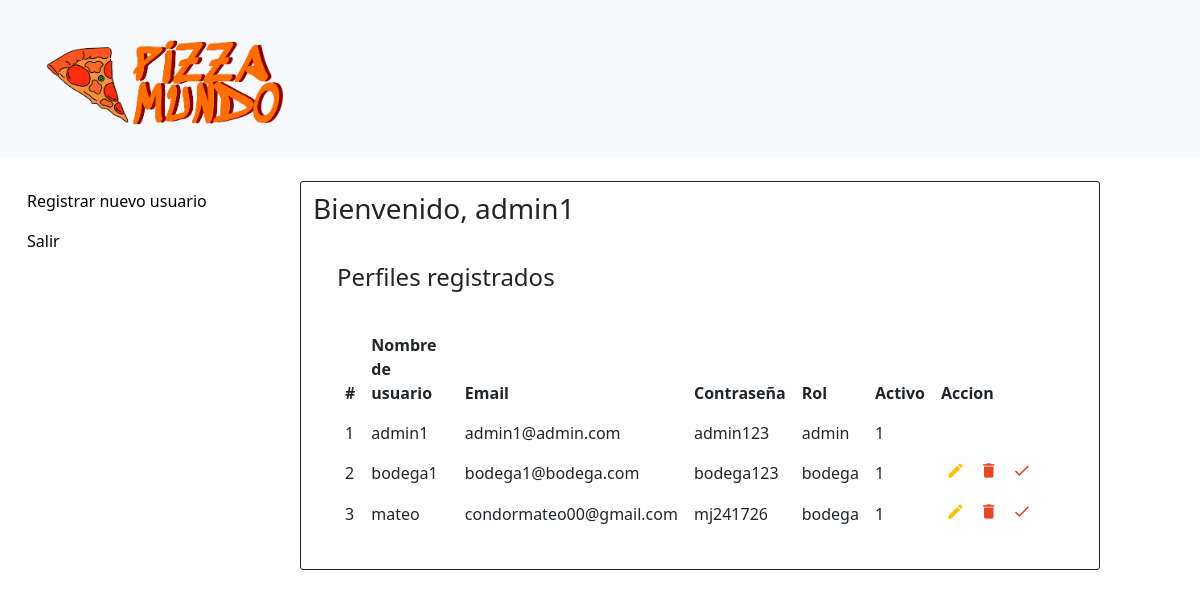
Page /html/Administrador/index.php (signed in) on the committed database.
### tables this page shows
CREATE TABLE `mainlogin` (
  `id` int(10) NOT NULL,
  `username` varchar(15) NOT NULL,
  `email` varchar(40) NOT NULL,
  `password` varchar(20) NOT NULL,
  `role` varchar(10) NOT NULL,
  `Active` int(2) NOT NULL DEFAULT '1'
);

### html/Administrador/index.php (the view, shortened to what this page needs)
<?php
include('../dbconnection.php');
?>
<!doctype html>
<html>
<head>
    <link rel="stylesheet" href="https://stackpath.bootstrapcdn.com/bootstrap/4.5.0/css/bootstrap.min.css">
    <link rel="stylesheet" href="https://maxcdn.bootstrapcdn.com/font-awesome/4.7.0/css/font-awesome.min.css">
    <link rel="stylesheet" href="../../css/estiloIndex.css">
    <link href="../../css/estilo_inicio_administrador.css" rel="stylesheet" type="text/css">
    <link href="https://cdn.jsdelivr.net/npm/bootstrap@5.3.0/dist/css/bootstrap.min.css" rel="stylesheet"
>
</head>
<body>
    <header>
        <nav class="navbar bg-body-tertiary mb-4">
            <div class="container-fluid">
                <a class="navbar-brand" href="inicio_administrador.html">
                    <img src="../../img/logo-icon-both.png" alt="Logo" width="300px" height="130px"
                        class="d-inline-block align-text-top">
                </a>
            </div>
        </nav>
    </header>
    <div class="container-fluid">
        <div class="row">
            <div class="col-sm-12 col-md-12 col-lg-3 col-xl-3 ">
                <nav>
                    <ul class="nav flex-column">
                        <li class="nav-item">
                            <a href="registro.php">Registrar nuevo usuario</a>
                        </li>
                        <li class="nav-item">
                            <a href="../cerrar_sesion.php">Salir</a>
                        </li>
                    </ul>
                </nav>
            </div>
            <div class="col col-sm-12 col-md-12 col-lg-8 col-xl-8 m-0">
                <h3>Bienvenido,
                    <?php echo $_SESSION["username"]; ?>
                </h3>
                <div class="container">
                    <div class="container-xl">
                        <div class="table-title">
                            <div class="row">
                                <div class="col-sm-5 mt-4">
                                    <h2>Perfiles registrados</h2>
                                </div>
                            </div>
                        </div>
                        <table class="table my-4 table-borderless m-0">
                            <thead>
                                <tr>
                                    <th>#</th>
                                    <th>Nombre de usuario</th>
                                    <th>Email</th>
                                    <th>Contraseña</th>
                                    <th>Rol</th>
                                    <th>Activo</th>
                                    <th>Accion</th>
                                </tr>
                            </thead>
                            <tbody>
                                <?php
                                $ret = mysqli_query($con, "select * from mainlogin");
                                $row = mysqli_num_rows($ret);
                                if ($row > 0) {
                                    while ($row = mysqli_fetch_array($ret)) {
                                        ?>
                                        <tr>
                                            <td>
                                                <?php echo $row['id']; ?>
                                            </td>
                                            <td>
                                                <?php echo $row['username']; ?>
                                            </td>
                                            <td>
                                                <?php echo $row['email']; ?>
                                            </td>
                                            <td>
                                                <?php echo $row['password']; ?>
                                            </td>
                                            <td>
                                                <?php echo $row['role']; ?>
                                            </td>
                                            <td>
                                                <?php echo $row['Active']; ?>
                                            </td>
                                            <td>
                                                <?php
                                                if ($row['role'] == 'admin') {
                                                    ?>
                                                    <?php
                                                } else {
                                                    ?>
                                                    <a href="edit.php?editid=<?php echo htmlentities($row['id']); ?>" class="edit"
                                                        title="Edit" data-toggle="tooltip"><i
                                                            class="material-icons">&#xE254;</i></a>
                                                    <a href="index.php?delid=<?php echo ($row['id']); ?>" class="delete"
                                                        title="Delete" data-toggle="tooltip"
                                                        onclick="return confirm('Porfavor confirma que deseas desactivar este perfil');"><i
                                                            class="material-icons">&#xE872;</i></a>
                                                    <a href="index.php?activacionid=<?php echo ($row['id']); ?>" class="delete"
                                                        title="Activate" data-toggle="tooltip"
                                                        onclick="return confirm('Porfavor confirma que deseas activar este perfil');"><i
                                                            class="material-icons">&#xE876;</i></a>
                                                <?php
                                                }
                                                ?>
                                            </td>
                                        </tr>
                                <?php
                                    }
                                } else {
                                ?>
                                    <tr>
                                        <th style="text-align:center; color:red;" colspan="6">No Record Found</th>
                                    </tr>
                                <?php
                                }
                                ?>
                            </tbody>
                        </table>
                    </div>
                </div>
            </div>
        </div>
    </div>
</body>
</html>

### css/estiloIndex.css (style rules this page uses)
body { color: #566787; background: #f5f5f5; font-family: 'Roboto', sans-serif; }
.table-title { font-size: 15px; padding-bottom: 10px; margin: 0 0 10px; min-height: 45px; }
.table-title h2 { margin: 5px 0 0; font-size: 24px; }
table.table tr th, table.table tr td { border-color: #e9e9e9; }
table.table td:last-child { width: 130px; }
table.table td a { color: #a0a5b1; display: inline-block; margin: 0 5px; }
table.table td a.edit { color: #FFC107; }
table.table td a.delete { color: #E34724; }
table.table td i { font-size: 19px; }

### css/estilo_inicio_administrador.css (style rules this page uses)
body { font-family: 'Averia Serif Libre', cursive; margin: 0; background-color: #e94b01; }
ul { list-style-type: none; margin: 0; padding: 0; background-color: white; }
li a { display: block; padding: 8px 15px; color: #000; text-decoration: none; }
table { background-color: white; border-collapse: collapse; border-radius: 5px; padding: 0%; }
td { padding: 8px; }
.col { padding: 10px; border: 1px solid; border-radius: 3px; }

### rows in the picture
mainlogin: id "1", username "admin1", email "admin1@admin.com", password "admin123", role "admin", Active "1"
mainlogin: id "2", username "bodega1", email "bodega1@bodega.com", password "bodega123", role "bodega", Active "1"
mainlogin: id "3", username "mateo", email "condormateo00@gmail.com", password "mj241726", role "bodega", Active "1"

### other values in the picture
$_SESSION["username"] "admin1"
